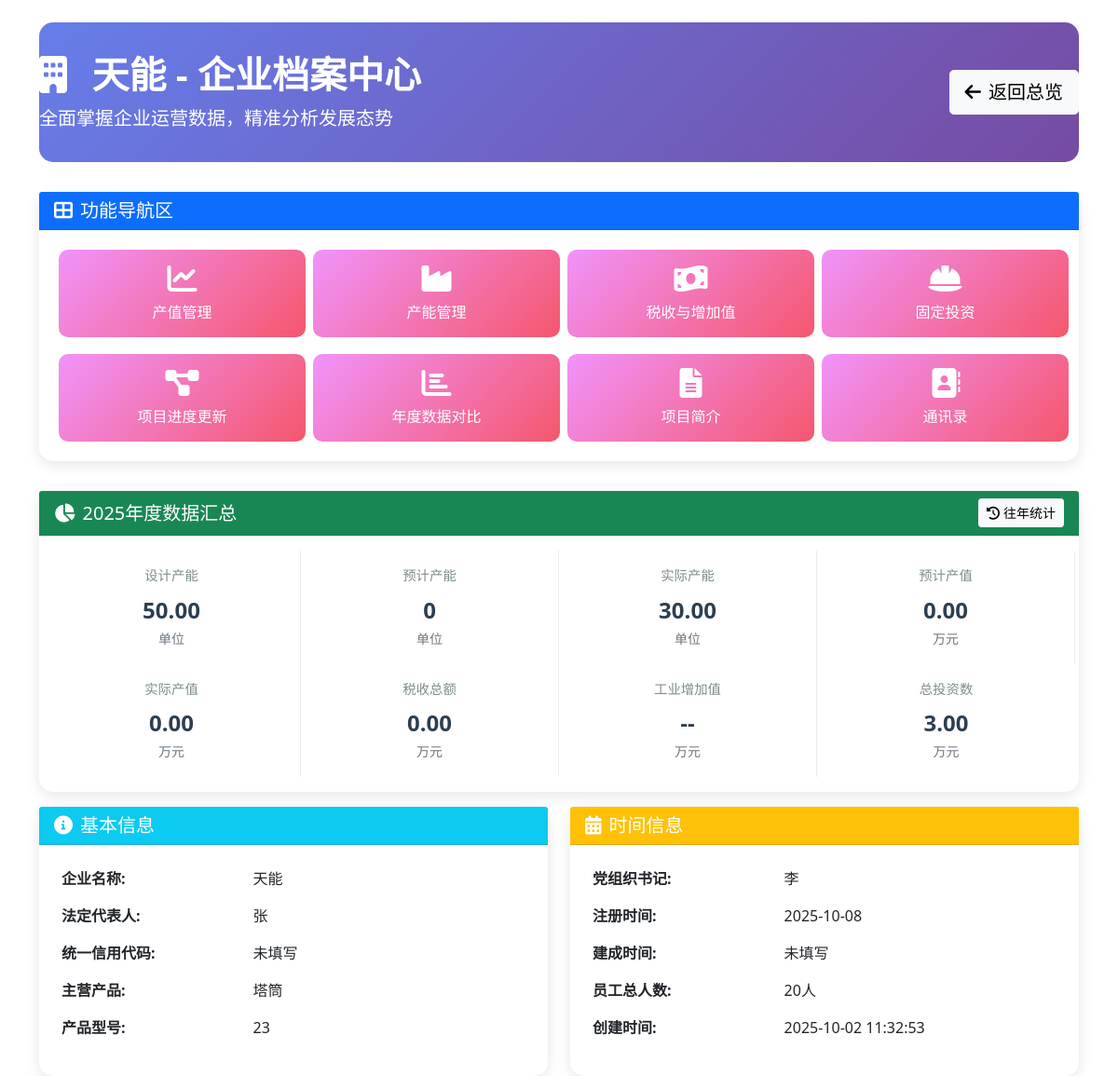
Page /company/4 on the committed database.
### tables this page shows
CREATE TABLE companies (
            id INTEGER PRIMARY KEY AUTOINCREMENT,
            name TEXT NOT NULL,
            legal_person TEXT,
            main_products TEXT,
            product_model TEXT,
            party_secretary TEXT,
            total_investment REAL DEFAULT 0,
            employee_count INTEGER DEFAULT 0,
            register_date TEXT,
            completion_date TEXT,
            created_date TIMESTAMP DEFAULT CURRENT_TIMESTAMP
        );

CREATE TABLE projects (
            id INTEGER PRIMARY KEY AUTOINCREMENT,
            company_id INTEGER,
            project_name TEXT,
            project_description TEXT,
            total_investment REAL DEFAULT 0,
            design_capacity REAL DEFAULT 0,
            expected_capacity REAL DEFAULT 0,
            actual_capacity REAL DEFAULT 0,
            expected_output REAL DEFAULT 0,
            actual_output REAL DEFAULT 0,
            project_status TEXT,  -- '在建', '投产', '规划中'
            start_date TEXT,
            production_date TEXT,
            created_date TIMESTAMP DEFAULT CURRENT_TIMESTAMP,
            FOREIGN KEY (company_id) REFERENCES companies (id)
        );

### app.py (the view)
@app.route('/company/<int:company_id>')
def company_detail(company_id):
    conn = get_db_connection()
    company = conn.execute('SELECT * FROM companies WHERE id = ?', (company_id,)).fetchone()
    annual_data = conn.execute('''
        SELECT data_type, SUM(actual_value) as total_value
        FROM annual_data
        WHERE company_id = ? AND year = 2025
        GROUP BY data_type
    ''', (company_id,)).fetchall()
    project = conn.execute('SELECT * FROM projects WHERE company_id = ? LIMIT 1', (company_id,)).fetchone()
    conn.close()
    annual_dict = {row['data_type']: row['total_value'] or 0 for row in annual_data}
    return render_template('company_detail.html',
                         company=company,
                         annual_data=annual_dict,
                         project=project,
                         current_year=2025)

### app.py (called while the page is built)
@app.context_processor
def utility_processor():
    def get_data_type_name(data_type):
        names = {
            'output': '产值',
            'capacity': '产能',
            'tax': '税收',
            'investment': '固定投资',
            'added_value': '增加值'
        }
        return names.get(data_type, '数据')
    def get_data_type_unit(data_type):
        units = {
            'output': '万元',
            'capacity': '',
            'tax': '万元',
            'investment': '万元',
            'added_value': '万元'
        }
        return units.get(data_type, '')
    return dict(get_data_type_name=get_data_type_name, get_data_type_unit=get_data_type_unit)

@app.after_request
def after_request(response):
    response.headers['Content-Type'] = 'text/html; charset=utf-8'
    return response

def get_db_connection():
    conn = sqlite3.connect('enterprise.db')
    conn.row_factory = sqlite3.Row
    return conn

### templates/company_detail.html (shortened to what this page needs)
<!DOCTYPE html>
<html lang="zh-CN">
<head>
    <link href="https://cdn.jsdelivr.net/npm/bootstrap@5.1.3/dist/css/bootstrap.min.css" rel="stylesheet">
    <link href="https://cdnjs.cloudflare.com/ajax/libs/font-awesome/6.0.0/css/all.min.css" rel="stylesheet">
</head>
<body>
    <div class="container mt-4">
        <div class="header-section">
            <div class="row align-items-center">
                <div class="col-md-8">
                    <h1 class="display-6 fw-bold">
                        <i class="fas fa-building me-3"></i>
                        {{ company.name }} - 企业档案中心
                    </h1>
                    <p class="lead mb-0">全面掌握企业运营数据，精准分析发展态势</p>
                </div>
                <div class="col-md-4 text-end">
                    <a href="/" class="btn btn-light btn-lg">
                        <i class="fas fa-arrow-left me-2"></i>返回总览
                    </a>
                </div>
            </div>
        </div>
        <div class="card nav-card">
            <div class="card-header bg-primary text-white">
                <h5 class="mb-0"><i class="fas fa-th-large me-2"></i>功能导航区</h5>
            </div>
            <div class="card-body">
                <div class="row g-2">
                    <div class="col-md-3 col-6">
                        <a href="/company/{{ company.id }}/economic?type=output" class="btn nav-btn w-100">
                            <i class="fas fa-chart-line fa-2x mb-2"></i><br>
                            产值管理
                        </a>
                    </div>
                    <div class="col-md-3 col-6">
                        <a href="/company/{{ company.id }}/economic?type=capacity" class="btn nav-btn w-100">
                            <i class="fas fa-industry fa-2x mb-2"></i><br>
                            产能管理
                        </a>
                    </div>
                    <div class="col-md-3 col-6">
                        <a href="/company/{{ company.id }}/economic?type=tax" class="btn nav-btn w-100">
                            <i class="fas fa-money-bill-wave fa-2x mb-2"></i><br>
                            税收与增加值
                        </a>
                    </div>
                    <div class="col-md-3 col-6">
                        <a href="/company/{{ company.id }}/economic?type=investment" class="btn nav-btn w-100">
                            <i class="fas fa-hard-hat fa-2x mb-2"></i><br>
                            固定投资
                        </a>
                    </div>
                    <div class="col-md-3 col-6">
                        <a href="/company/{{ company.id }}/project" class="btn nav-btn w-100">
                            <i class="fas fa-project-diagram fa-2x mb-2"></i><br>
                            项目进度更新
                        </a>
                    </div>
                    <div class="col-md-3 col-6">
                        <a href="/company/{{ company.id }}/annual_comparison" class="btn nav-btn w-100">
                            <i class="fas fa-chart-bar fa-2x mb-2"></i><br>
                            年度数据对比
                        </a>
                    </div>
                    <div class="col-md-3 col-6">
                        <a href="/company/{{ company.id }}/project" class="btn nav-btn w-100">
                            <i class="fas fa-file-alt fa-2x mb-2"></i><br>
                            项目简介
                        </a>
                    </div>
                    <div class="col-md-3 col-6">
                        <a href="/contacts" class="btn nav-btn w-100">
                            <i class="fas fa-address-book fa-2x mb-2"></i><br>
                            通讯录
                        </a>
                    </div>
                </div>
            </div>
        </div>
        <div class="card data-card">
            <div class="card-header bg-success text-white d-flex justify-content-between align-items-center">
                <h5 class="mb-0"><i class="fas fa-chart-pie me-2"></i>2025年度数据汇总</h5>
                <a href="/company/{{ company.id }}/annual_comparison" class="btn btn-light btn-sm">
                    <i class="fas fa-history me-1"></i>往年统计
                </a>
            </div>
            <div class="card-body">
                <div class="row text-center">
                    <div class="col-md-3 col-6 data-item">
                        <div class="data-label">设计产能</div>
                        <div class="data-value">{{ "%.2f"|format(project.design_capacity) if project and project.design_capacity else 0 }}</div>
                        <small class="text-muted">单位</small>
                    </div>
                    <div class="col-md-3 col-6 data-item">
                        <div class="data-label">预计产能</div>
                        <div class="data-value">{{ "%.2f"|format(project.expected_capacity) if project and project.expected_capacity else 0 }}</div>
                        <small class="text-muted">单位</small>
                    </div>
                    <div class="col-md-3 col-6 data-item">
                        <div class="data-label">实际产能</div>
                        <div class="data-value">{{ "%.2f"|format(project.actual_capacity) if project and project.actual_capacity else 0 }}</div>
                        <small class="text-muted">单位</small>
                    </div>
                    <div class="col-md-3 col-6 data-item">
                        <div class="data-label">预计产值</div>
                        <div class="data-value">{{ "%.2f"|format(annual_data.get('output', 0)) }}</div>
                        <small class="text-muted">万元</small>
                    </div>
                    <div class="col-md-3 col-6 data-item">
                        <div class="data-label">实际产值</div>
                        <div class="data-value">{{ "%.2f"|format(annual_data.get('output', 0)) }}</div>
                        <small class="text-muted">万元</small>
                    </div>
                    <div class="col-md-3 col-6 data-item">
                        <div class="data-label">税收总额</div>
                        <div class="data-value">{{ "%.2f"|format(annual_data.get('tax', 0)) }}</div>
                        <small class="text-muted">万元</small>
                    </div>
                    <div class="col-md-3 col-6 data-item">
                        <div class="data-label">工业增加值</div>
                        <div class="data-value">--</div>
                        <small class="text-muted">万元</small>
                    </div>
                    <div class="col-md-3 col-6 data-item">
                        <div class="data-label">总投资数</div>
                        <div class="data-value">{{ "%.2f"|format(company.total_investment) if company.total_investment else 0 }}</div>
                        <small class="text-muted">万元</small>
                    </div>
                </div>
            </div>
        </div>
        <div class="row">
            <div class="col-md-6">
                <div class="card info-card h-100">
                    <div class="card-header bg-info text-white">
                        <h5 class="mb-0"><i class="fas fa-info-circle me-2"></i>基本信息</h5>
                    </div>
                    <div class="card-body">
                        <table class="table table-borderless">
                            <tr>
                                <td width="40%"><strong>企业名称:</strong></td>
                                <td>{{ company.name }}</td>
                            </tr>
                            <tr>
                                <td><strong>法定代表人:</strong></td>
                                <td>{{ company.legal_person or '未填写' }}</td>
                            </tr>
                            <tr>
                                <td><strong>统一信用代码:</strong></td>
                                <td>{{ company.credit_code or '未填写' }}</td>
                            </tr>
                            <tr>
                                <td><strong>主营产品:</strong></td>
                                <td>{{ company.main_products or '未填写' }}</td>
                            </tr>
                            <tr>
                                <td><strong>产品型号:</strong></td>
                                <td>{{ company.product_model or '未填写' }}</td>
                            </tr>
                        </table>
                    </div>
                </div>
            </div>
            <div class="col-md-6">
                <div class="card info-card h-100">
                    <div class="card-header bg-warning text-white">
                        <h5 class="mb-0"><i class="fas fa-calendar-alt me-2"></i>时间信息</h5>
                    </div>
                    <div class="card-body">
                        <table class="table table-borderless">
                            <tr>
                                <td width="40%"><strong>党组织书记:</strong></td>
                                <td>{{ company.party_secretary or '未填写' }}</td>
                            </tr>
                            <tr>
                                <td><strong>注册时间:</strong></td>
                                <td>{{ company.register_date or '未填写' }}</td>
                            </tr>
                            <tr>
                                <td><strong>建成时间:</strong></td>
                                <td>{{ company.completion_date or '未填写' }}</td>
                            </tr>
                            <tr>
                                <td><strong>员工总人数:</strong></td>
                                <td>{{ company.employee_count or '未填写' }}人</td>
                            </tr>
                            <tr>
                                <td><strong>创建时间:</strong></td>
                                <td>{{ company.created_date }}</td>
                            </tr>
                        </table>
                    </div>
                </div>
            </div>
        </div>
    </div>
</body>
</html>

### templates/company_detail.html (style rules this page uses)
.header-section { background: linear-gradient(135deg, #667eea 0%, #764ba2 100%); color: white; padding: 2rem 0; border-radius: 15px; margin-bottom: 2rem; }
.nav-card { border: none; border-radius: 15px; box-shadow: 0 4px 15px rgba(0,0,0,0.1); margin-bottom: 2rem; }
.nav-btn { border: none; border-radius: 10px; padding: 15px; margin: 5px; text-align: center; transition: all 0.3s ease; background: linear-gradient(135deg, #f093fb 0%, #f5576c 100%); color: white; }
.data-card { border: none; border-radius: 15px; box-shadow: 0 4px 15px rgba(0,0,0,0.1); margin-bottom: 1rem; }
.data-item { text-align: center; padding: 1rem; border-right: 1px solid #eee; }
.data-item:last-child { border-right: none; }
.data-value { font-size: 1.5rem; font-weight: bold; color: #2c3e50; }
.data-label { font-size: 0.9rem; color: #7f8c8d; margin-bottom: 0.5rem; }
.info-card { border: none; border-radius: 15px; box-shadow: 0 4px 15px rgba(0,0,0,0.1); }

### rows in the picture
companies: name "天能", total_investment "3.00", legal_person "张", main_products "塔筒", product_model "23", party_secretary "李", register_date "2025-10-08", completion_date "未填写", employee_count "20", created_date "2025-10-02 11:32:53"
projects: design_capacity "50.00", expected_capacity "0", actual_capacity "30.00"

### other values in the picture
{{ "%.2f"|format(annual_data.get('output', 0)) }} "0.00"
{{ "%.2f"|format(annual_data.get('tax', 0)) }} "0.00"
{{ company.credit_code or '未填写' }} "未填写"
